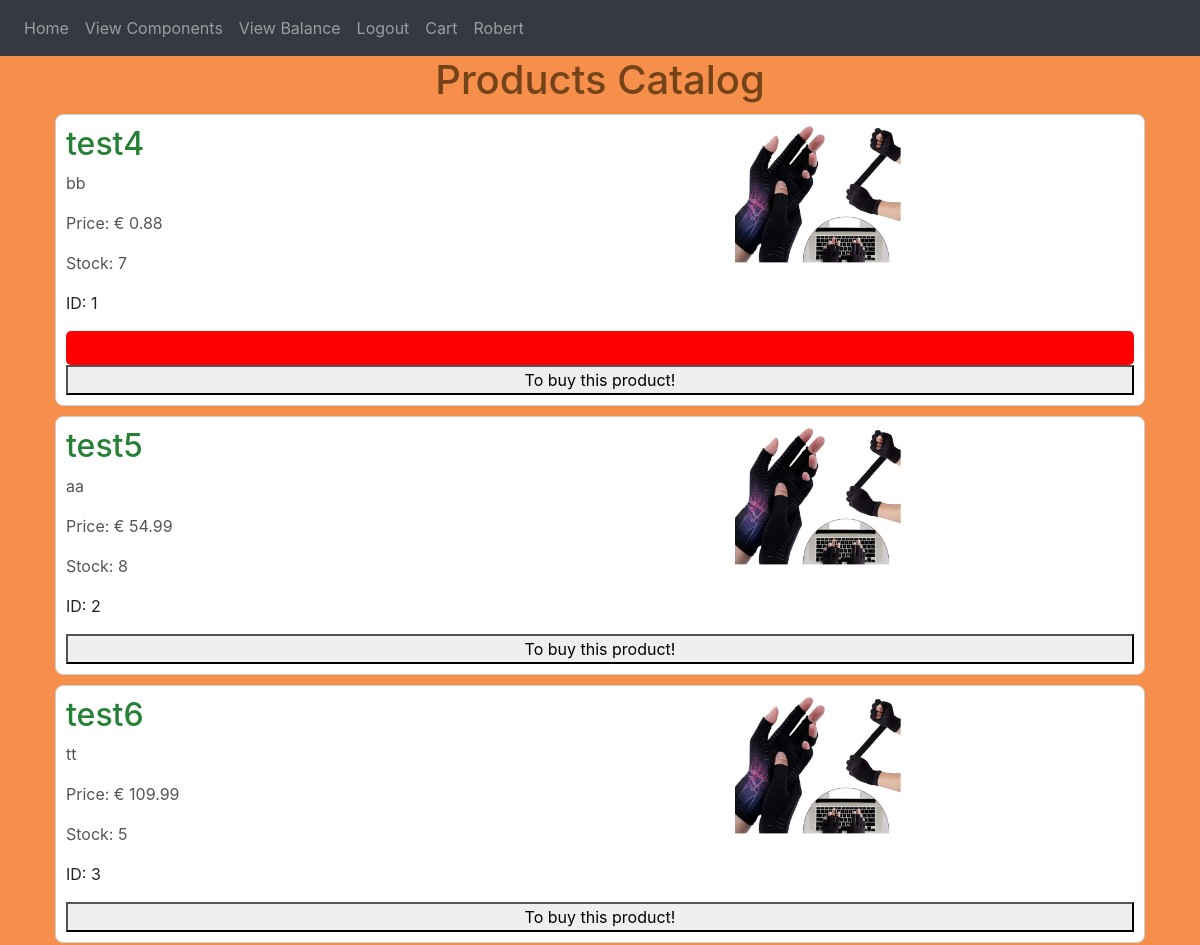
The page /catalog (signed in, upper part) on the database as committed earlier.
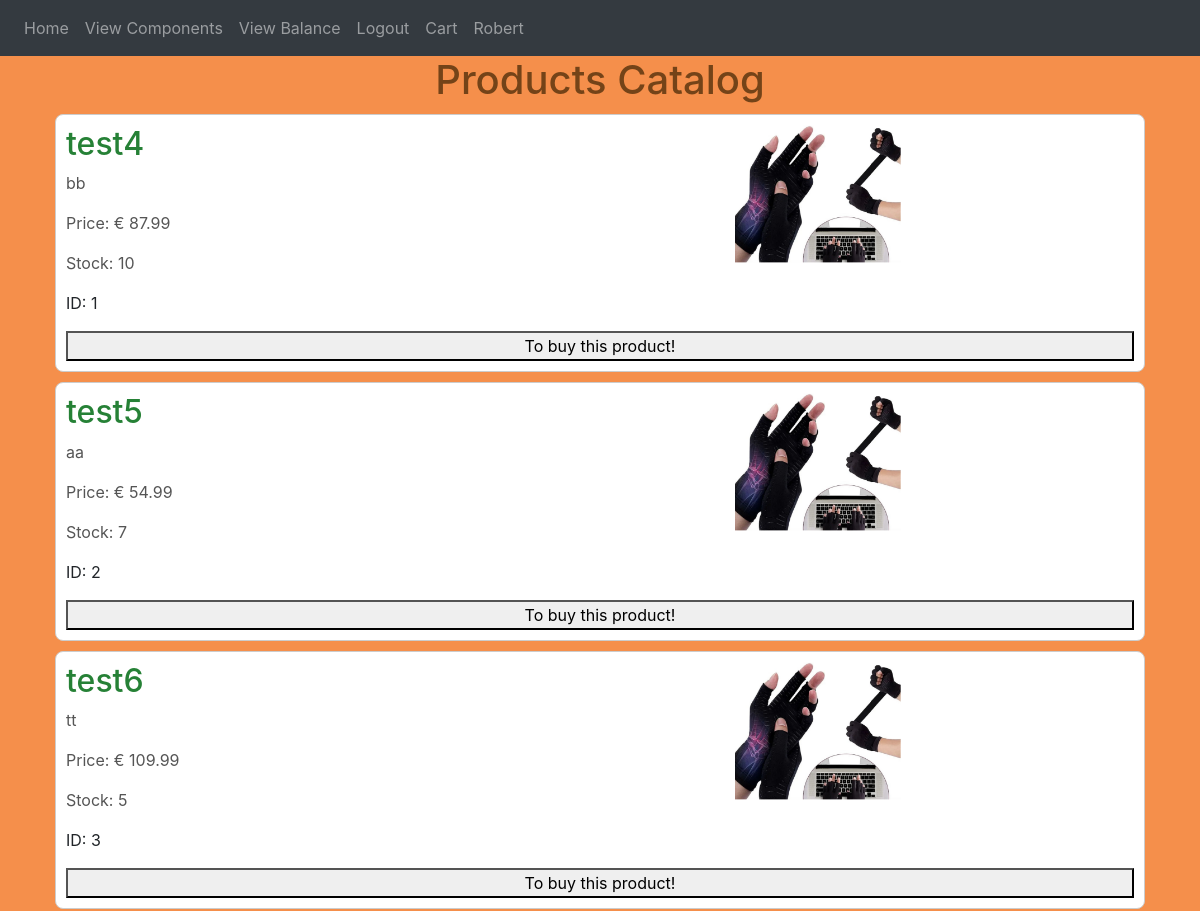
The same page on the database as committed later.
### website/models.py (models this page shows)
class Component(db.Model):
    id = db.Column(db.Integer, primary_key=True)
    name = db.Column(db.String(100), nullable=False)
    description = db.Column(db.Text, nullable=False)
    image_url = db.Column(db.String(200), nullable=False)
    price = db.Column(db.Float, nullable=False)
    stock = db.Column(db.Integer, nullable=False)
    rating = db.Column(db.Float, nullable=True)
    priceModifier = db.Column(db.Float, nullable=False, default=1)
    isOnSale = db.Column(db.Boolean, default=False)
    created_at = db.Column(db.DateTime, default=datetime.utcnow)

### website/views.py (the view)
@views.route("/catalog", methods=['GET', 'POST'])
@login_required
def catalog():
    components = Component.query.all()
    currencyMultiplier = 0
    currencySymbol="None"
    if current_user.Country == "LT":
        currencyMultiplier = 1.10
        currencySymbol = "€"
    if current_user.Country == "USA":
        currencyMultiplier = 1
        currencySymbol = "$"
    if request.method =="POST":
        if 'CompoID' in request.form:
            CompoID= request.form.get('CompoID')
            if CompoID:
                return redirect(url_for('views.order', CompoID=CompoID))
    return render_template('catalog.html', components=components, user=current_user, currencyMultiplier=currencyMultiplier,currencySymbol=currencySymbol)

### website/templates/catalog.html (shortened to what this page needs)
{% extends "base.html" %}
{% block link %}
<link rel="stylesheet" type="text/css" href="{{ url_for('static', filename='design.css') }}">
{% endblock %}
{% block content %}
<h1 class="page-title">Products Catalog</h1>
{% for component in components %}
    <div class="component-container">
        <img class="component-image" src="{{ url_for('static', filename='images/' + component.image_url) }}" alt="{{ component.name }}">
        <h2 class="component-name">{{ component.name }}</h2>
        <p class="component-description">{{ component.description }}</p>
        <p class="component-price">Price: {{ currencySymbol }} {{ (component.price * currencyMultiplier * component.priceModifier) | round(2) }}</p>
        <p class="component-stock">Stock: {{ component.stock }}</p>
        <p class="component-id">ID: {{ component.id }}</p>
        {% if component.isOnSale %}
            <div class="sale-tag">On Sale!</div>
        {% endif %}
        <form method="POST" action="{{ url_for('views.catalog') }}">
            <button type="submit" name="order">To buy this product!</button>
        </form>
    </div>
{% endfor %}
{% endblock %}

Rows that differ between the two databases and show on the page:
changed Component "test4": price+priceModifier "0.88" → "87.99"; stock "7" → "10"; isOnSale True → False (drawn)
changed Component "test5": stock "8" → "7"
